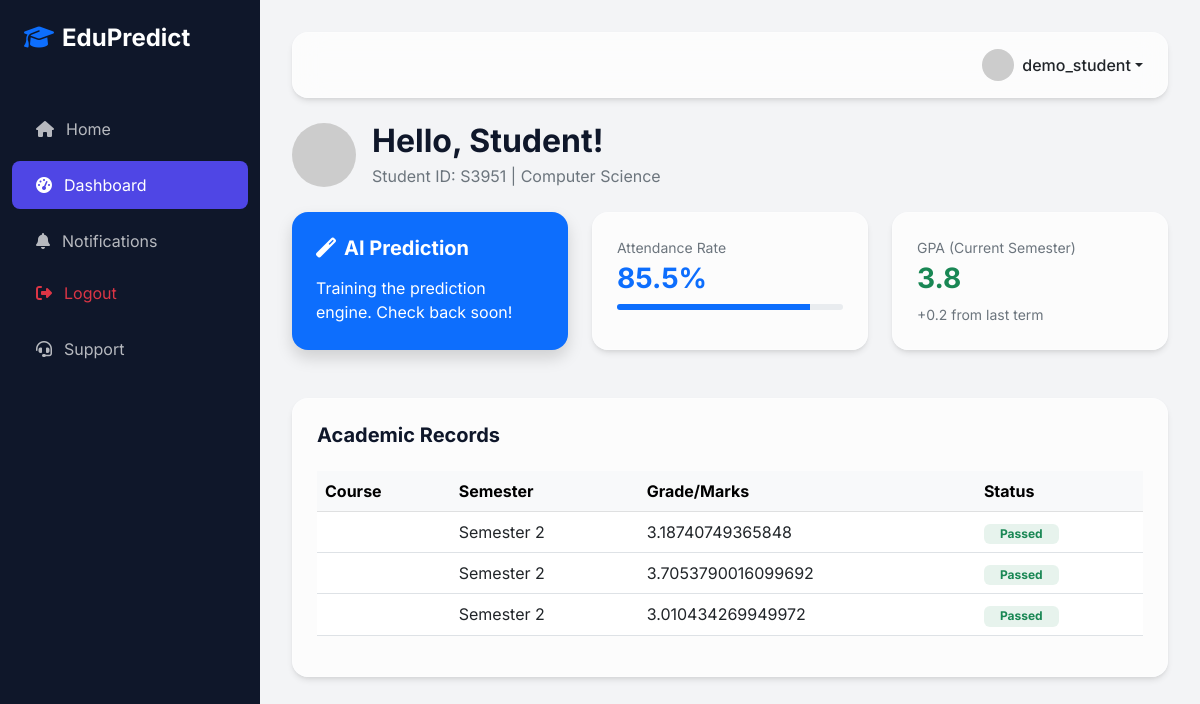
The app's page /dashboard/ (signed in) with its own data.
### accounts/models.py (models this page shows, shortened)
class User(AbstractUser):
    ROLE_CHOICES = (
        ('ADMIN', 'Admin'),
        ('TEACHER', 'Teacher'),
        ('STUDENT', 'Student'),
        ('ANALYST', 'Analyst'),
    )
    role = models.CharField(max_length=10, choices=ROLE_CHOICES, default='STUDENT')
    profile_pic = models.ImageField(upload_to='profiles/', null=True, blank=True)
    phone = models.CharField(max_length=15, null=True, blank=True)
    is_approved = models.BooleanField(default=False)
    def is_admin(self):
        return self.role == 'ADMIN'
    def is_teacher(self):
        return self.role == 'TEACHER'
    def is_student(self):
        return self.role == 'STUDENT'

### dashboard/models.py (models this page shows, shortened)
class Student(models.Model):
    user = models.OneToOneField(settings.AUTH_USER_MODEL, on_delete=models.CASCADE, related_name='student_profile')
    student_id = models.CharField(max_length=20, unique=True)
    department = models.CharField(max_length=100)
    semester = models.IntegerField(default=1)
    date_of_birth = models.DateField(null=True, blank=True)
    address = models.TextField(null=True, blank=True)

class AcademicRecord(models.Model):
    student = models.ForeignKey(Student, on_delete=models.CASCADE, related_name='academic_records')
    course = models.ForeignKey(Course, on_delete=models.CASCADE, related_name='academic_records', null=True, blank=True)
    grade = models.FloatField()  # e.g., GPA or marks
    semester = models.IntegerField()
    year = models.IntegerField()

### dashboard/views.py (the view, shortened to what this page needs)
# urls.py: path('', views.dashboard_view, name='dashboard'),
@login_required
def dashboard_view(request):
    user = request.user
    role = user.get_role_display()
    context = {
        'role': role,
        'notifications': Notification.objects.filter(user=user, is_read=False)[:5],
    }
    if user.is_admin():
        context.update({
            'total_students': Student.objects.count(),
            'total_users': User.objects.count(),
            'recent_datasets': EducationalDataset.objects.order_by('-uploaded_at')[:5],
        })
        return render(request, 'dashboard/admin_dashboard.html', context)
    elif user.is_student():
        try:
            student_profile = user.student_profile
            records = student_profile.academic_records.all()
            attendance_rate = 85.5 # Mock data for now
            engine = MLEngine()
            prediction = engine.predict_performance({
                'attendance_rate': attendance_rate,
                'mid_grade': 75, # Mock
                'assignment_score': 80, # Mock
                'gender': 'Male',
                'department': student_profile.department
            })
            context.update({
                'profile': student_profile,
                'records': records,
                'attendance_rate': attendance_rate,
                'prediction': prediction
            })
        except Student.DoesNotExist:
            messages.warning(request, "Student profile not found. Please contact admin.")
        return render(request, 'dashboard/student_dashboard.html', context)
    return render(request, 'dashboard/dashboard.html', context)

### analytics/ml_engine.py (called while the page is built, shortened)
    def predict_performance(self, student_data):
        model_path = os.path.join(self.MODEL_DIR, 'performance_model.pkl')
        if not os.path.exists(model_path):
            return None # Model not trained

### templates/dashboard/student_dashboard.html (shortened to what this page needs)
{% extends 'base.html' %}
{% block content %}
<div class="animate-fade-in">
    <div class="d-flex align-items-center mb-4">
        <img src="https://ui-avatars.com/api/?name={{ user.get_full_name }}&background=4f46e5&color=fff" class="rounded-circle me-3" width="64">
        <div>
            <h2 class="fw-bold mb-1">Hello, {{ user.first_name }}!</h2>
            <p class="text-secondary mb-0">Student ID: {{ profile.student_id }} | {{ profile.department }}</p>
        </div>
    </div>
    <div class="row g-4 mb-5">
        <div class="col-lg-4">
            <div class="glass-card p-4 h-100 bg-primary text-white border-0 shadow">
                <h5 class="fw-bold mb-3"><i class="fas fa-magic me-2"></i>AI Prediction</h5>
                {% if prediction %}
                    <p class="mb-1 opacity-75">Predicted Performance:</p>
                    <h2 class="fw-bold mb-3">{{ prediction.prediction }}</h2>
                    <div class="progress bg-white bg-opacity-20 mb-2" style="height: 10px;">
                        <div class="progress-bar bg-white" role="progressbar" style="width: {{ prediction.confidence }}%"></div>
                    </div>
                    <p class="small mb-0 opacity-75">Confidence Score: {{ prediction.confidence }}%</p>
                {% else %}
                    <p class="mb-0">Training the prediction engine. Check back soon!</p>
                {% endif %}
            </div>
        </div>
        <div class="col-lg-8">
            <div class="row g-4">
                <div class="col-md-6">
                    <div class="glass-card p-4 h-100">
                        <p class="text-secondary small mb-1">Attendance Rate</p>
                        <h3 class="fw-bold text-primary">{{ attendance_rate }}%</h3>
                        <div class="progress mt-2" style="height: 6px;">
                            <div class="progress-bar" style="width: {{ attendance_rate }}%"></div>
                        </div>
                    </div>
                </div>
                <div class="col-md-6">
                    <div class="glass-card p-4 h-100">
                        <p class="text-secondary small mb-1">GPA (Current Semester)</p>
                        <h3 class="fw-bold text-success">3.8</h3>
                        <p class="small text-secondary mb-0">+0.2 from last term</p>
                    </div>
                </div>
            </div>
        </div>
    </div>
    <div class="row g-4">
        <div class="col-lg-12">
            <div class="glass-card p-4">
                <h5 class="fw-bold mb-4">Academic Records</h5>
                <div class="table-responsive">
                    <table class="table align-middle">
                        <thead class="table-light">
                            <tr>
                                <th>Course</th>
                                <th>Semester</th>
                                <th>Grade/Marks</th>
                                <th>Status</th>
                            </tr>
                        </thead>
                        <tbody>
                            {% for record in records %}
                            <tr>
                                <td class="fw-medium">{{ record.course_name }}</td>
                                <td>Semester {{ record.semester }}</td>
                                <td>{{ record.grade }}</td>
                                <td><span class="badge bg-success bg-opacity-10 text-success px-3">Passed</span></td>
                            </tr>
                            {% empty %}
                            <tr>
                                <td colspan="4" class="text-center py-4 text-secondary">No records found.</td>
                            </tr>
                            {% endfor %}
                        </tbody>
                    </table>
                </div>
            </div>
        </div>
    </div>
</div>
{% endblock %}

### templates/base.html (shortened to what this page needs)
{% load static %}
<!DOCTYPE html>
<html lang="en">
<head>
    <link href="https://cdn.jsdelivr.net/npm/bootstrap@5.3.0/dist/css/bootstrap.min.css" rel="stylesheet">
    <link rel="stylesheet" href="https://cdnjs.cloudflare.com/ajax/libs/font-awesome/6.4.0/css/all.min.css">
    <link rel="stylesheet" href="{% static 'css/style.css' %}">
</head>
<body>
    {% if request.resolver_match.url_name not in 'home,login,register' %}
    <nav id="sidebar">
        <div class="p-4 mb-4">
            <h4 class="text-white fw-bold mb-0">
                <i class="fas fa-graduation-cap text-primary me-2"></i>EduPredict
            </h4>
        </div>
        <div class="nav flex-column">
            <a href="{% url 'home' %}" class="nav-link {% if request.resolver_match.url_name == 'home' %}active{% endif %}">
                <i class="fas fa-home"></i> Home
            </a>
            {% if user.is_authenticated %}
                <a href="{% url 'dashboard' %}" class="nav-link {% if 'dashboard' in request.path %}active{% endif %}">
                    <i class="fas fa-tachometer-alt"></i> Dashboard
                </a>
                <a href="{% url 'notifications' %}" class="nav-link">
                    <i class="fas fa-bell"></i> Notifications
                </a>
                <a href="{% url 'logout' %}" class="nav-link mt-auto text-danger">
                    <i class="fas fa-sign-out-alt"></i> Logout
                </a>
            {% endif %}
            <a href="{% url 'support' %}" class="nav-link">
                <i class="fas fa-headset"></i> Support
            </a>
        </div>
    </nav>
    {% endif %}
    <div id="content" {% if request.resolver_match.url_name in 'home,login,register' %}style="margin-left: 0;"{% endif %}>
        <nav class="navbar navbar-expand-lg glass-card mb-4 px-4 py-3 sticky-top" style="top: 15px; z-index: 1020; backdrop-filter: blur(15px);">
            <div class="container-fluid p-0">
                <div class="ms-auto d-flex align-items-center">
                    {% if user.is_authenticated %}
                        <div class="dropdown">
                            <a class="d-flex align-items-center text-decoration-none dropdown-toggle text-dark" href="#" role="button" data-bs-toggle="dropdown">
                                <img src="{% if user.profile_pic %}{{ user.profile_pic.url }}{% else %}https://ui-avatars.com/api/?name={{ user.username }}&background=4f46e5&color=fff{% endif %}" alt="Profile" class="rounded-circle me-2" width="32" height="32">
                                <span class="fw-medium">{{ user.username }}</span>
                            </a>
                        </div>
                    {% else %}
                        <a href="{% url 'login' %}" class="btn btn-primary me-2">Login</a>
                        <a href="{% url 'register' %}" class="btn btn-outline-primary">Sign Up</a>
                    {% endif %}
                </div>
            </div>
        </nav>
        {% block content %}{% endblock %}
    </div>
</body>
</html>

### static/css/style.css (style rules this page uses)
:root { --primary: #4f46e5; --primary-hover: #4338ca; --secondary: #64748b; --dark: #0f172a; --light: #f8fafc; --sidebar-width: 260px; }
body { font-family: 'Inter', sans-serif; background-color: #f3f4f6; color: var(--dark); overflow-x: hidden; }
.glass-card { background: rgba(255, 255, 255, 0.7); backdrop-filter: blur(10px); border: 1px solid rgba(255, 255, 255, 0.3); border-radius: 1rem; box-shadow: 0 4px 6px -1px rgba(0, 0, 0, 0.1), 0 2px 4px -1px rgba(0, 0, 0, 0.06); }
#sidebar { width: var(--sidebar-width); height: 100vh; position: fixed; left: 0; top: 0; background: var(--dark); color: white; transition: all 0.3s; z-index: 1000; }
#sidebar .nav-link { color: rgba(255, 255, 255, 0.7); padding: 0.75rem 1.5rem; display: flex; align-items: center; gap: 0.75rem; border-radius: 0.5rem; margin: 0.25rem 0.75rem; }
#sidebar .nav-link:hover, #sidebar .nav-link.active { background: var(--primary); color: white; }
#content { margin-left: var(--sidebar-width); padding: 2rem; min-height: 100vh; }
.animate-fade-in { animation: fadeIn 0.5s ease-out forwards; }

### records on screen
User: username "demo_student", first_name "Student"
Student: student_id "S3951", department "Computer Science"
AcademicRecord: semester "2", grade "3.18740749365848"
AcademicRecord: semester "2", grade "3.7053790016099692"
AcademicRecord: semester "2", grade "3.010434269949972"

### other values on screen
{{ attendance_rate }} "85.5"
